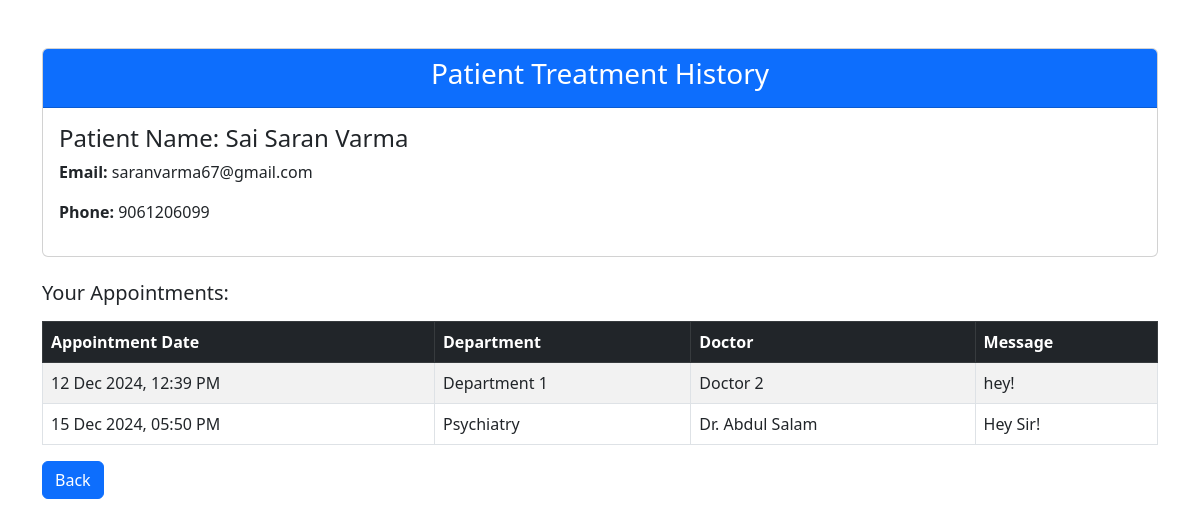
The app's page /treatmenthistory/ (signed in) with its own data.
### patientapp/models.py (models this page shows, shortened)
class Patientregister(models.Model):
    GENDER_CHOICES = [
        ('M', 'Male'),
        ('F', 'Female'),
        ('O', 'Other'),
    ]
    first_name = models.CharField(max_length=100)
    last_name = models.CharField(max_length=100)
    date_of_birth = models.DateField()
    gender = models.CharField(max_length=1, choices=GENDER_CHOICES)
    email = models.EmailField(unique=True, blank=True, null=True)
    phone_number = models.CharField(max_length=15)
    password = models.CharField(max_length=128)  # Store plain password

class Appointment(models.Model):
    name = models.CharField(max_length=255)
    email = models.EmailField()
    phone = models.CharField(max_length=15)
    date = models.DateTimeField()
    department = models.CharField(max_length=255)
    doctor = models.CharField(max_length=255)
    message = models.TextField(blank=True, null=True)  # Optional field

### patientapp/views.py (the view)
# urls.py: path('treatmenthistory/',views.treatment_history,name='treatmenthistory')
def treatment_history(request):
    patient_email = request.session.get('patient_email')
    try:
        patient = Patientregister.objects.get(email=patient_email)
    except Patientregister.DoesNotExist:
        patient = None
    appointments = Appointment.objects.filter(email=patient_email)
    context = {
        'patient': patient,
        'appointments': appointments,
    }
    return render(request, 'patient/treatmenthistory.html', context)

### templates/patient/treatmenthistory.html (shortened to what this page needs)
<!DOCTYPE html>
<html lang="en">
<head>
    <link href="https://cdn.jsdelivr.net/npm/bootstrap@5.3.0-alpha1/dist/css/bootstrap.min.css" rel="stylesheet">
</head>
<body>
    <div class="container mt-5">
        <div class="card">
            <div class="card-header bg-primary text-white">
                <h3 class="text-center">Patient Treatment History</h3>
            </div>
            <div class="card-body">
                {% if patient %}
                    <h4>Patient Name: {{ patient.first_name }} {{ patient.last_name }}</h4>
                    <p><strong>Email:</strong> {{ patient.email }}</p>
                    <p><strong>Phone:</strong> {{ patient.phone_number }}</p>
                {% else %}
                    <p class="text-danger">No patient details found. Please log in to view your history.</p>
                {% endif %}
            </div>
        </div>
        <div class="mt-4">
            {% if appointments %}
                <h5 class="mb-3">Your Appointments:</h5>
                <table class="table table-bordered table-striped">
                    <thead class="table-dark">
                        <tr>
                            <th>Appointment Date</th>
                            <th>Department</th>
                            <th>Doctor</th>
                            <th>Message</th>
                        </tr>
                    </thead>
                    <tbody>
                        {% for appointment in appointments %}
                            <tr>
                                <td>{{ appointment.date|date:"d M Y, h:i A" }}</td>
                                <td>{{ appointment.department }}</td>
                                <td>{{ appointment.doctor }}</td>
                                <td>{{ appointment.message|default:"-" }}</td>
                            </tr>
                        {% endfor %}
                    </tbody>
                </table>
            {% else %}
                <p class="text-warning mt-3">You have no appointments booked yet.</p>
            {% endif %}
        </div>
        <a class="btn btn-primary" href="{% url 'patientview2' %}">Back</a>
    </div>
</body>
</html>

### records on screen
Patientregister: first_name "Sai Saran", last_name "Varma", email "saranvarma67@gmail.com", phone_number "9061206099"
Appointment: date "12 Dec 2024, 12:39 PM", department "Department 1", doctor "Doctor 2", message "hey!"
Appointment: date "15 Dec 2024, 05:50 PM", department "Psychiatry", doctor "Dr. Abdul Salam", message "Hey Sir!"
